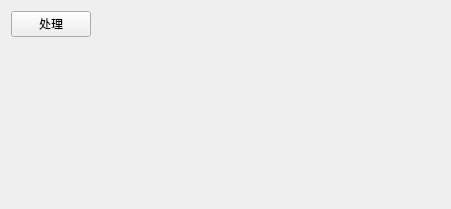
<?xml version="1.0" encoding="UTF-8"?>
<ui version="4.0">
 <class>Wnd1</class>
 <widget class="QWidget" name="Wnd1">
  <property name="geometry">
   <rect>
    <x>0</x>
    <y>0</y>
    <width>451</width>
    <height>209</height>
   </rect>
  </property>
  <property name="windowTitle">
   <string>Form</string>
  </property>
  <layout class="QVBoxLayout" name="verticalLayout">
   <item>
    <layout class="QHBoxLayout" name="horizontalLayout">
     <item>
      <widget class="QPushButton" name="btn_process">
       <property name="text">
        <string>处理</string>
       </property>
      </widget>
     </item>
     <item>
      <spacer name="horizontalSpacer">
       <property name="orientation">
        <enum>Qt::Horizontal</enum>
       </property>
       <property name="sizeHint" stdset="0">
        <size>
         <width>40</width>
         <height>20</height>
        </size>
       </property>
      </spacer>
     </item>
    </layout>
   </item>
   <item>
    <spacer name="verticalSpacer">
     <property name="orientation">
      <enum>Qt::Vertical</enum>
     </property>
     <property name="sizeHint" stdset="0">
      <size>
       <width>20</width>
       <height>139</height>
      </size>
     </property>
    </spacer>
   </item>
   <item>
    <widget class="QLabel" name="lbl_res">
     <property name="text">
      <string/>
     </property>
    </widget>
   </item>
  </layout>
 </widget>
 <resources/>
 <connections/>
</ui>
